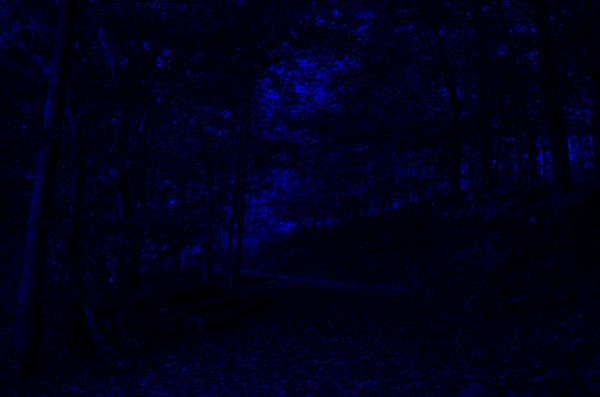
#> input picture ai/data/blue.jpg, 600 x 397 px, given in place of the camera
$ jupyter execute modules_opencv.ipynb   (older library calls are emulated)   (text cells are left out)
#> lines starting #> are read from the running program, lines starting #| are printed output that depends on the picture
[cell 1]
import cv2 as cv
# opencv-python + contrib
cv.__version__

[cell 2]
import cv2 as cv

# 读取图片文件，第二个参数flags可选项为：
# 1:  cv.IMREAD_COLOR
# 0:  cv.IMREAD_GRAYSCALE
# -1: cv.IMREAD_UNCHANGED
img = cv.imread('C:\\Users\\Cap\\Pictures\\2.jpeg', 1)

# cv.WINDOW_AUTOSIZE
# cv.WINDOW_NORMAL 窗口可调整
cv.namedWindow('A Girl', cv.WINDOW_NORMAL)

# 显示图片，并设定显示图片的标题，类似title
cv.imshow('A Girl', img)

# 键盘绑定事件，如果值设为3000则表示3秒后关闭图片显示窗口，如果为0则按任意键退出，
# 并返回键盘值ascii码
k = cv.waitKey(0) & 0xFF # 64位系统需要加& 0xFF
#> (key q is pressed here)

if k == 27:# ESC键
    # 关闭创建的窗口
    cv.destroyAllWindows()
elif k == ord('s'):#如果按s则保存图片到指定路径
    cv.imwrite('C:\\Users\\Cap\\Pictures\\2_copy.png', img)
    cv.destroyAllWindows()

[cell 3]
# 从摄像头捕捉,或视频文件VideoCapture(path)
cap = cv.VideoCapture(0)

# 设定cap的相关属性
#     cap.set(key, value)
#     cap.get(key)
while(cap.isOpened()):
    ret, frame = cap.read()
#> frame is the input picture: shape (397, 600, 3); mean B, G, R 25.4, 0.8, 0.9
    cv.imshow('capture', frame)
    if cv.waitKey(10) & 0xFF == ord('q'):
#> (key q is pressed here)
        break
cap.release()
cv.destroyAllWindows()

[cell 4]
print(cv.waitKey(3))

[cell 5]
# 捕捉并保存
import cv2 as cv

cap = cv.VideoCapture(0)

# AVI格式
fourcc = cv.VideoWriter_fourcc(*'DIVX')

# 视频路径，格式，帧数，width*height
out = cv.VideoWriter('C:\\Users\\Cap\\Pictures\\out.avi', fourcc, 20.0, (640, 480))

while(cap.isOpened()):
    ret, frame = cap.read()
    if ret == True:

        # 将图像进行翻转正值：沿y轴，0：沿x轴，负值：两个轴翻转
        frame = cv.flip(frame, 1)
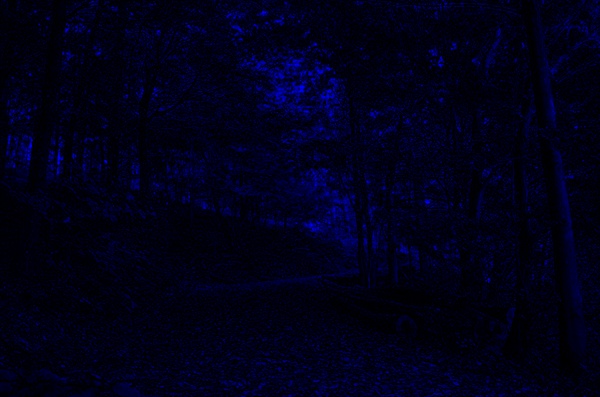
#> frame: shape (397, 600, 3); mean B, G, R 25.4, 0.8, 0.9

        # 将数据写入
        out.write(frame)

        # 显示摄像头捕捉视频
        cv.imshow('frame', frame)
        if cv.waitKey(1) % 0xff == ord('q'):
#> (key q is pressed here)
            break
    else:
        break

cap.release()
out.release()
cv.destroyAllWindows()

[cell 6]
import numpy as np
import cv2 as cv

img = np.zeros((512, 512, 3), np.uint8)

# 线
line_img = cv.line(img, (50,50), (300, 300), (255,0,0),10)
# cv.imshow('line_img', line_img)

# 方形
rect_img = cv.rectangle(img, (50,0),(300, 300), (0,255,0),3)
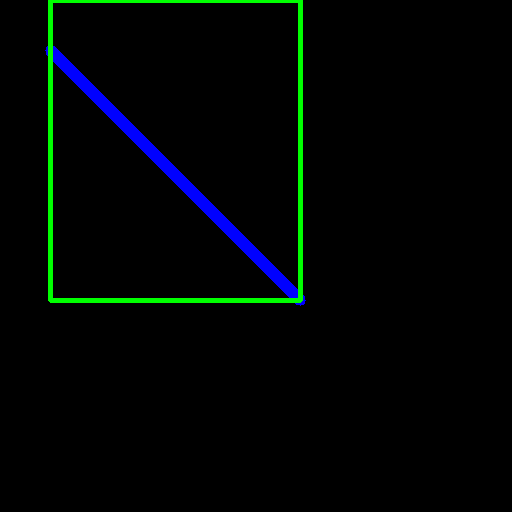
#> img: shape (512, 512, 3); mean of channels 0, 1, 2 4.1, 4.8, 0; drawn as B, G, R

# 圆
cir_img = cv.circle(img, (50,50), 50, (0,0,255), 1)

# 椭圆
# ellipse(img, center, axes, angle, startAngle, endAngle, color[, thickness])
elli_img = cv.ellipse(img,(300,300),(100,50),0,0,270,(0,0,255),-1)
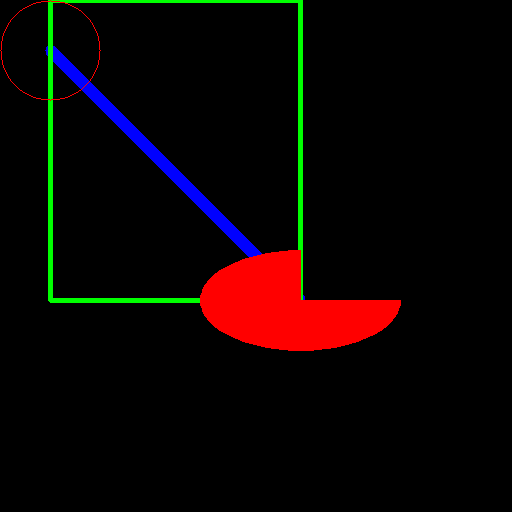
#> elli_img: shape (512, 512, 3); mean of channels 0, 1, 2 3.4, 4.2, 11.9; drawn as B, G, R

# 折线
pts = np.array([[200,100],[250,200],[300,200],[250,50]], np.int32)
pts = pts.reshape((-1,1,2))
cv.polylines(img,[pts],True,(0,255,255))

# 字体
font = cv.FONT_HERSHEY_SIMPLEX
cv.putText(img, 'BEAUTIFUL', (50, 400), font, 2, (255, 255, 255),2,cv.LINE_AA)
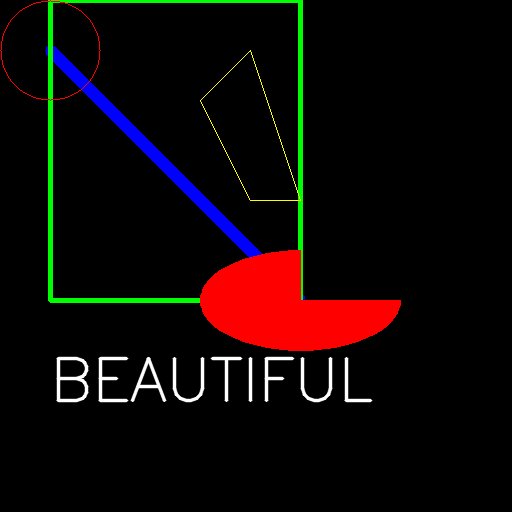
#> img: shape (512, 512, 3); mean of channels 0, 1, 2 6.2, 7.4, 15.1; drawn as B, G, R

cv.imshow('img', img)
cv.waitKey(0)
cv.destroyAllWindows()

[cell 7]
import numpy as np
import cv2 as cv

drawing = False
mode = True
ix, iy = -1, -1

def draw(event, x, y, flags, param):
    global ix, iy, drawing, mode

    if event == cv.EVENT_LBUTTONDOWN:
        drawing = True
        ix, iy = x, y
# [6 lines of commented-out code are left out]
    elif event == cv.EVENT_LBUTTONUP:
        drawing = False
        if mode == True:
            cv.rectangle(img, (ix, iy), (x, y), (0,255,0), 1)
        else:
            cv.circle(img, (ix, iy), int(((y-iy)**2+(x-ix)**2)**0.5), (0,0,255), -1)

img = np.zeros((512, 512, 3), np.uint8)
cv.namedWindow('image')

cv.setMouseCallback('image', draw)

while True:
    cv.imshow('image', img)
    k = cv.waitKey(20) & 0xff
#> (key q is pressed here)
    if k == ord('m'):
        mode = not mode
    elif k == 27:
        break
cv.destroyAllWindows()

[cell 8]
import numpy as np
import cv2 as cv

def nothing(x):
    pass

img = np.zeros((300, 512, 3), np.uint8)
cv.namedWindow('image')

# createTrackbar(trackbarName, windowName, value, count, onChange)
cv.createTrackbar('R', 'image', 0, 255, nothing)
cv.createTrackbar('G', 'image', 0, 255, nothing)
cv.createTrackbar('B', 'image', 0, 255, nothing)

switch = '0 : OFF \n1 : ON'
cv.createTrackbar(switch, 'image', 0, 1, nothing)

while True:
    cv.imshow('image', img)
    k = cv.waitKey(1) & 0xff
#> (key q is pressed here)
    if k == 27:
        break

    r = cv.getTrackbarPos('R', 'image')
    g = cv.getTrackbarPos('G', 'image')
    b = cv.getTrackbarPos('B', 'image')
    s = cv.getTrackbarPos(switch, 'image')

    if s == 0:
        img[:] = 0
    else:
        img[:] = [b,g,r]
cv.destroyAllWindows()
